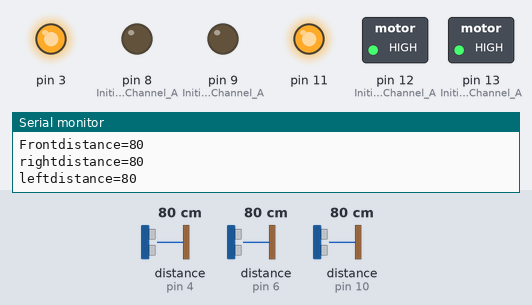
Recording of a sketch running on a simulated Arduino Uno, built with avr-gcc and run on an emulated ATmega328P. Parts: switched loads named in the sketch (green lamp = pin HIGH), output pins drawn as LEDs (lit = HIGH), the last lines printed to the serial monitor. Wiring (inferred from the names in the program): 3 × ultrasonic range finder: trigger pin 2, echo pin 4 / trigger pin 5, echo pin 6 / trigger pin 7, echo pin 10. The test bench sets the inputs (shaded band); at power-on: distance to the obstacle (sensors on pin 6, pin 4, pin 10) 80 cm. The echo pulse lasts 58.3 µs per cm; pins used as bus, display or sensor lines are not drawn.

Above: at 1.2 s.
1.3 s: distance to the obstacle (sensor on pin 6) set to 8 cm
4.3 s: distance to the obstacle (sensor on pin 6) set to 5 cm
At 4.9 s:
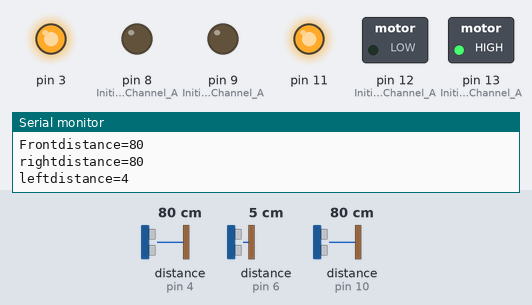
At 6.8 s:
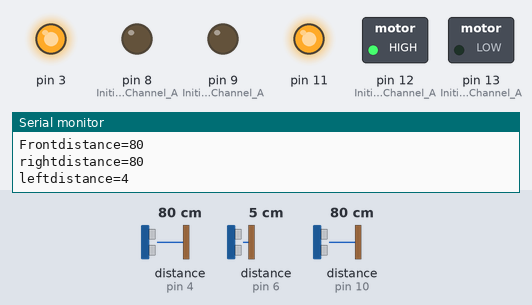
7.3 s: distance to the obstacle (sensor on pin 4) set to 22 cm
10.3 s: distance to the obstacle (sensor on pin 4) set to 18 cm
At 13.2 s:
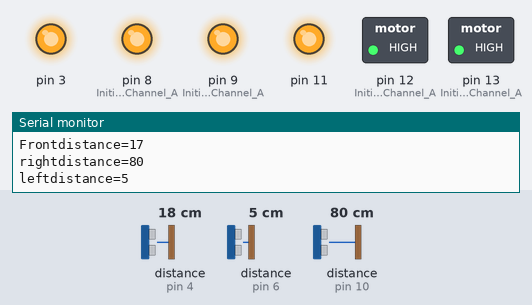
Timing chart, 0 to 14.7 s (numbered marks = the images above; inputs shaded):
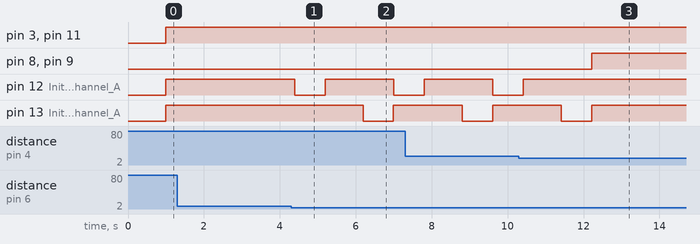

Measured:
- the behaviour switches between 7 and 6 cm on distance to the obstacle (sensor on pin 6) (found by bisection; images 0 and 1)
- the behaviour switches between 21 and 20 cm on distance to the obstacle (sensor on pin 4) (found by bisection; images 2 and 3)
- after the input at 4.3 s, pin 12 (Initiates_Motor_Channel_A): HIGH → LOW after 0.09 s, → HIGH 0.80 s later, → LOW 1.8 s later; pin 13 (Initiates_Motor_Channel_A): HIGH → LOW after 1.9 s, → HIGH 0.80 s later
- after the input at 10.3 s, pin 8 (Initiates_Brake_Channel_A), pin 9 (Initiates_Brake_Channel_A): LOW → HIGH after 1.9 s; pin 12 (Initiates_Motor_Channel_A): goes on until 10.4 s, then stays HIGH; pin 13 (Initiates_Motor_Channel_A): goes on until 12.2 s, then stays HIGH

The sketch:

Rbi.ino
```cpp
#define FRONT_Echo 4 // front ultrasonic receive 前超音波信号接收脚位
#define FRONT_Trig 2 // fornt ultrasonic send    前超音波信号发射脚位
#define LEFT_Echo  6  // LEFT ULTRASONIC  RECEIVE 左超音波信号接收脚位
#define LEFT_Trig  5  // LEFT ULTRASONIC SEND 左超音波信号发射脚位
#define RIGHT_Echo  10  // RIGHT ULTRASONIC RECEIVE 右定义超音波信号接收脚位
#define RIGHT_Trig  7  // RIGHT ULTRASONIC SEND 右定义超音波信号发射脚位
#include <Wire.h>
long int df=0,dl=0,dr=0;
int value;
void MOTOR_GO_FORWARD(){
  //Motor right
  digitalWrite(12, HIGH); // DIRECTION CONTROL
  digitalWrite(9, LOW);   //BRAKE CONTROL LOW IF DISABLE
  digitalWrite(3, HIGH);   // SPEED

  //Motor left
  digitalWrite(13, HIGH);
  digitalWrite(8, LOW);
  digitalWrite(11, HIGH);
  }

void MOTOR_GO_BACK(){
  //Motor right
  digitalWrite(12, LOW);
  digitalWrite(9, LOW);
  digitalWrite(3, HIGH);

  //Motor left
  digitalWrite(13, LOW);
  digitalWrite(8, LOW);
  digitalWrite(11, HIGH);
  }

void MOTOR_GO_RIGHT(){
  //Motor right
  digitalWrite(12, LOW);
  digitalWrite(9, LOW);
  digitalWrite(3, HIGH);

  //Motor left
  digitalWrite(13, HIGH);
  digitalWrite(8, LOW);
  digitalWrite(11, HIGH);
  }

void MOTOR_GO_LEFT(){
  //Motor RIGHT
  digitalWrite(12, HIGH);
  digitalWrite(9, LOW);
  digitalWrite(3, HIGH);

  //Motor left
  digitalWrite(13, LOW);
  digitalWrite(8, LOW);
  digitalWrite(11, HIGH);
  }

void MOTOR_GO_STOP(){
  //Motor left
  digitalWrite(9, HIGH);

  //Motor right
  digitalWrite(8, HIGH);
  }

/*void TURN_LEFT_ANGLE(float angle){
  int t;
  t=angle/360*1500;
  MOTOR_GO_LEFT();
  delay(t);
  MOTOR_GO_FORWARD();
  delay(100);
  MOTOR_GO_RIGHT();
  delay(t);
  }   //输入角度决定转向时间

void TURN_RIGHT_ANGLE(float angle){
  int t;
  t=angle/360*1500;
  MOTOR_GO_RIGHT();
  delay(t);
  MOTOR_GO_FORWARD();
  delay(100);
  MOTOR_GO_LEFT();
  delay(t);
  }   //输入角度决定转向时间 */

long Get_Front_Distance(){
      long Ldistance=0;
      pinMode(FRONT_Trig, OUTPUT);
      digitalWrite(FRONT_Trig, LOW);   // 让超声波发射低电压2μs
      delayMicroseconds(2);
      digitalWrite(FRONT_Trig, HIGH);  // 让超声波发射高电压10μs，这里至少是10μs
      delayMicroseconds(10);
      digitalWrite(FRONT_Trig, LOW);    // 维持超声波发射低电压
      pinMode(FRONT_Echo,INPUT);
      Ldistance = pulseIn(FRONT_Echo, HIGH);  // 读差相差时间
      Ldistance= Ldistance/5.8/10;      // 将时间转为距离距离（单位：公分）
      Serial.print("Frontdistance=");
      Serial.println(Ldistance);      //显示距离

      return Ldistance;

  }    //MEASURE FRONT DISTANCE

long Get_Left_Distance(){
      long Ldistance=0;
      pinMode(LEFT_Trig,OUTPUT);
      digitalWrite(LEFT_Trig, LOW);   // 让超声波发射低电压2μs
      delayMicroseconds(2);
      digitalWrite(LEFT_Trig, HIGH);  // 让超声波发射高电压10μs，这里至少是10μs
      delayMicroseconds(10);
      digitalWrite(LEFT_Trig, LOW);    // 维持超声波发射低电压
      pinMode(LEFT_Echo,INPUT);
      Ldistance = pulseIn(LEFT_Echo, HIGH);  // 读差相差时间
      Ldistance= Ldistance/5.8/10;      // 将时间转为距离距离（单位：公分）
      Serial.print("leftdistance=");
      Serial.println(Ldistance);      //显示距离
      return Ldistance;

  }    //MEASURE LEFT DISTANCE

long Get_Right_Distance(){
      long Ldistance=0;
      pinMode(RIGHT_Trig,OUTPUT);
      digitalWrite(RIGHT_Trig, LOW);   // 让超声波发射低电压2μs
      delayMicroseconds(2);
      digitalWrite(RIGHT_Trig, HIGH);  // 让超声波发射高电压10μs，这里至少是10μs
      delayMicroseconds(10);
      digitalWrite(RIGHT_Trig, LOW);    // 维持超声波发射低电压
      pinMode(RIGHT_Echo,INPUT);
      Ldistance = pulseIn(RIGHT_Echo, HIGH);  // 读差相差时间
      Ldistance= Ldistance/5.8/10;      // 将时间转为距离距离（单位：公分）
      Serial.print("rightdistance=");
      Serial.println(Ldistance);      //显示距离
      return Ldistance;

  }    //MEASURE RIGHT DISTANCE


void setup() {

  //Setup Channel A
  pinMode(12, OUTPUT); //Initiates Motor Channel A pin
  pinMode(9, OUTPUT); //Initiates Brake Channel A pin
  pinMode(3,OUTPUT);
  //Setup Channel B
  pinMode(13, OUTPUT); //Initiates Motor Channel A pin
  pinMode(8, OUTPUT);  //Initiates Brake Channel A pin
  pinMode(11,OUTPUT);

 Wire.begin(8);                // join i2c bus with address #8
  Wire.onReceive(receiveEvent); // register event
  Serial.begin(9600);           // start serial for output
}

void receiveEvent(int howMany) {

   value = Wire.read();    // receive byte as an integer
 // Serial.println(value);         // print the integer
}

void loop(){

    delay(1000); //allows all serial sent to be received together


  MOTOR_GO_FORWARD();
  while(1){
    Serial.println(value);
  df=Get_Front_Distance();
  dr=Get_Right_Distance();
  dl=Get_Left_Distance();
  if (value!=NULL){
    if (value<100 && value != 0){
    MOTOR_GO_STOP();
    delay(3000);
    }
    else if (value == 0)
    MOTOR_GO_FORWARD();
  }
  else if(df < 20){
    MOTOR_GO_STOP();
    delay(1000);

    }
   else if(dr < 6 && dl > 6){
    MOTOR_GO_LEFT();
    delay(800);
    MOTOR_GO_FORWARD();
    delay(1000);
    MOTOR_GO_RIGHT();
    delay(800);
    MOTOR_GO_FORWARD();
    }
  else if(dr > 6 && dl < 6){
    MOTOR_GO_RIGHT();
    delay(800);
    MOTOR_GO_FORWARD();
    delay(1000);
    MOTOR_GO_LEFT();
    delay(800);
    MOTOR_GO_FORWARD();
    }
   else {
   MOTOR_GO_FORWARD();

   delay(100);
   }

// ULTRASONIC AVOID FUNCTION
  }

}
```
